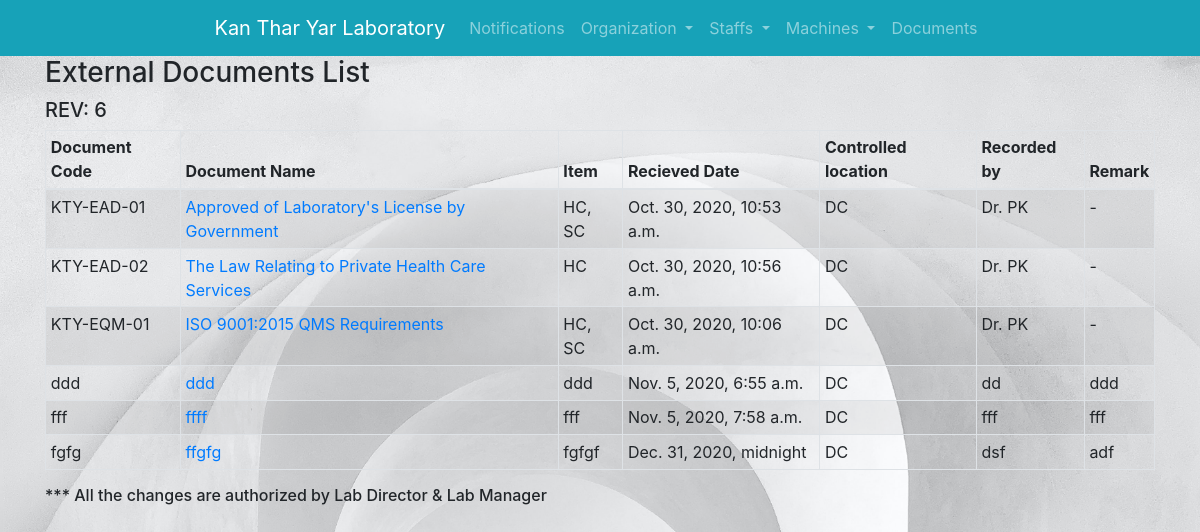
The page /documents/external_doc/list/ on the database as committed earlier.
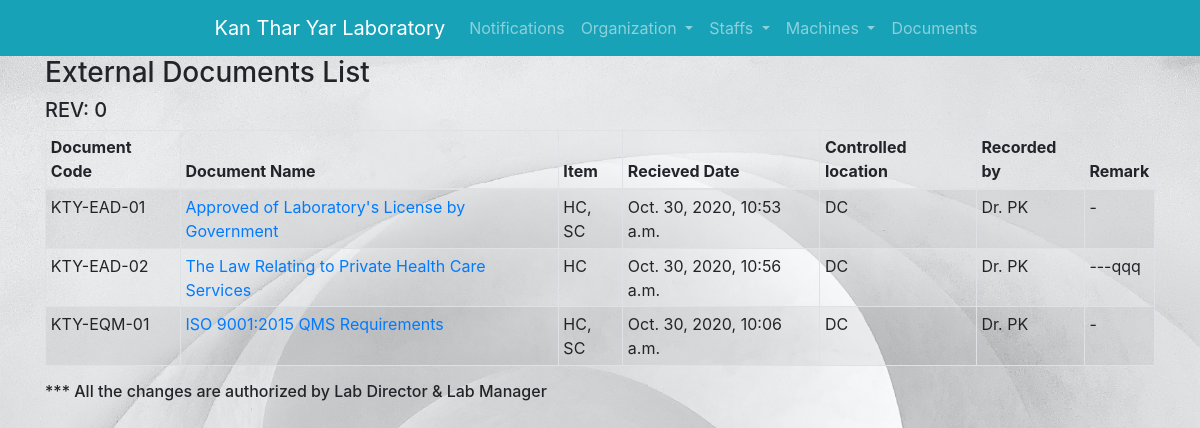
The same page on the database as committed later.
### documents/models.py (models this page shows, shortened)
class documents(models.Model):
    DEPARTMENTS = (('DC', 'DC'), ('QMS', 'QMS'), ('AD', 'AD'), ('ML', 'ML'),)
    DOC_TYPES = (('Manual', 'Manual'), ('Procedure', 'Procedure'), ('Form', 'Form'), ('WI', 'WI'), ('Others', 'Others'),)
    code = models.CharField(max_length=100, blank=True, null=True)
    name = models.CharField(max_length=100, blank=True, null=True)
    type = models.CharField(max_length=100, blank=True, null=True, choices=DOC_TYPES)
    rev = models.CharField(max_length=100, blank=True, null=True)
    department = models.CharField(max_length=100, blank=True, null=True, choices=DEPARTMENTS)
    issued_date = models.DateTimeField(' in mm/dd/yyyy format (e.g. 12/31/2020)',
                                       auto_now_add=False, auto_now=False,blank=True, null=True)
    indexing_method = models.CharField(max_length=100, blank=True, null=True)
    related_procedure = models.CharField(max_length=100, blank=True, null=True)
    storage_location = models.CharField(max_length=100, blank=True, null=True)
    retention_period = models.CharField(max_length=100, blank=True, null=True)
    original_doc = models.CharField(max_length=100, blank=True, null=True)
    distributed_dept = models.CharField(max_length=100, blank=True, null=True)

class external_documents(models.Model):
    DEPARTMENTS = (('DC', 'DC'), ('QMS', 'QMS'), ('AD', 'AD'), ('ML', 'ML'),)
    code = models.CharField(max_length=100, blank=True, null=True)
    name = models.CharField(max_length=100, blank=True, null=True)
    item = models.CharField(max_length=100, blank=True, null=True)
    received_date = models.DateTimeField(' in mm/dd/yyyy format (e.g. 12/31/2020)',
                                       auto_now_add=False, auto_now=False,blank=True, null=True)
    controlled_location = models.CharField(max_length=100, blank=True, null=True, choices=DEPARTMENTS)
    recorded_by = models.CharField(max_length=100, blank=True, null=True)
    remark = models.CharField(max_length=100, blank=True, null=True)

### documents/views.py (the view)
# urls.py: path('external_doc/list/', views.external_doc_list,  name="external_doc_list"),
def external_doc_list (request):
    target = documents.objects.get(name='External Document List')
    external_document = external_documents.objects.all().order_by('code');
    return render(request, 'documents/external_doc/external_documents_list.html', {'external_documents': external_document,
                                                                      'target':target})

### documents/templates/documents/external_doc/external_documents_list.html
{% extends 'base_layout.html' %}
{% block content%}
        <h3>External Documents List</h3>
        <h5>REV: {{target.rev}}</h5>
        <table id="document_master_list" class="table table-hover table-striped table-bordered table-sm " cellspacing="0"
  width="100%">
  <thead>
    <tr>
      <th >Document Code</th>
      <th >Document Name</th>
        <th >Item</th>
        <th >Recieved Date</th>
        <th >Controlled location</th>
        <th >Recorded by</th>
        <th >Remark</th>
    </tr>
  </thead>
  <tbody>
  {% for external_document in external_documents %}
    <tr>
      <td>{{ external_document.code }}</td>
      <td><a href="{% url 'documents:external_doc_detail' pk=external_document.pk %}">{{ external_document.name }}</a></td>
        <td>{{ external_document.item }}</td>
        <td>{{ external_document.received_date }}</td>
        <td>{{ external_document.controlled_location }}</td>
        <td>{{ external_document.recorded_by }}</td>
        <td>{{ external_document.remark }}</td>
    </tr>
  {% endfor %}
  </tbody>
</table>
<h6>*** All the changes are authorized by Lab Director & Lab Manager</h6>
{% endblock %}

Rows that differ between the two databases and show on the page:
removed external_documents: code "ddd", name "ddd", item "ddd", received_date "Nov. 5, 2020, 6:55 a.m.", controlled_location "DC", recorded_by "dd", remark "ddd"
removed external_documents: code "fff", name "ffff", item "fff", received_date "Nov. 5, 2020, 7:58 a.m.", controlled_location "DC", recorded_by "fff", remark "fff"
removed external_documents: code "fgfg", name "ffgfg", item "fgfgf", received_date "Dec. 31, 2020, midnight", controlled_location "DC", recorded_by "dsf", remark "adf"
changed documents: rev "6" → "0"
changed external_documents "KTY-EAD-02": remark "-" → "---qqq"
